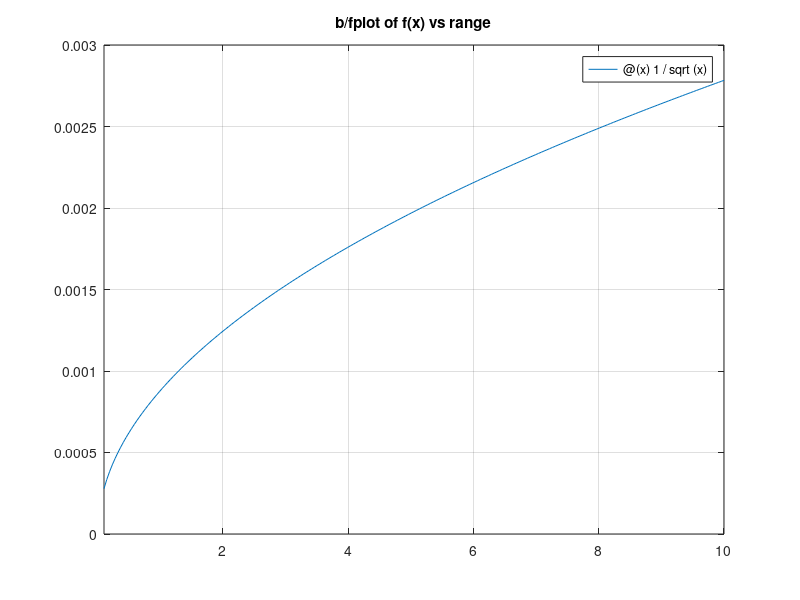

This chart was generated by the following MATLAB code:
%7.5

%anon function

fhandle = @(arglist)expr;

%plot the function 1/sqrt(x);

fplot(@(x)1/sqrt(x), [0.1 10]);

title('b/fplot of f(x) vs range');

grid on;

%straight froward




